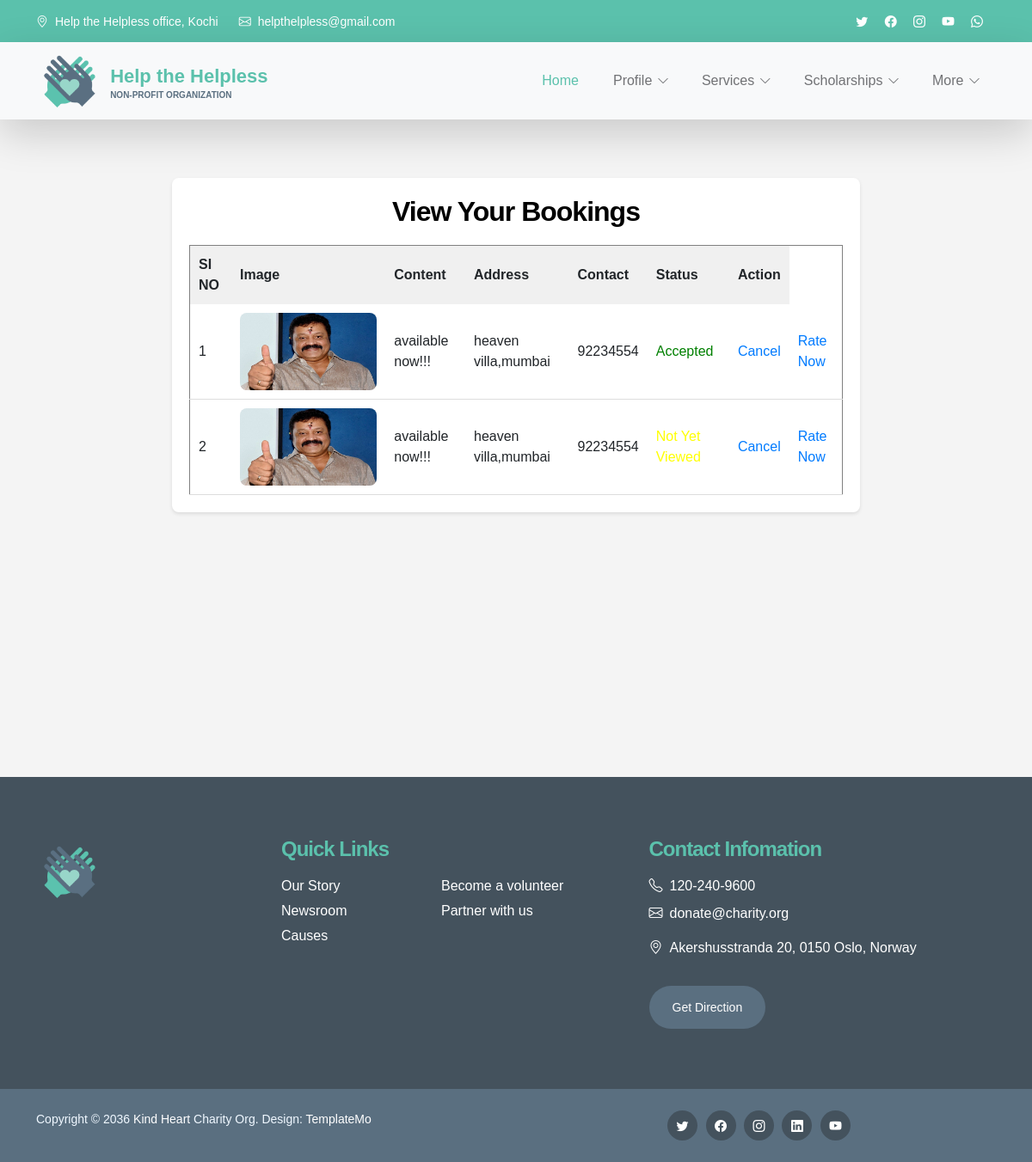
Before: /Organization/mybook/ with the older database file.
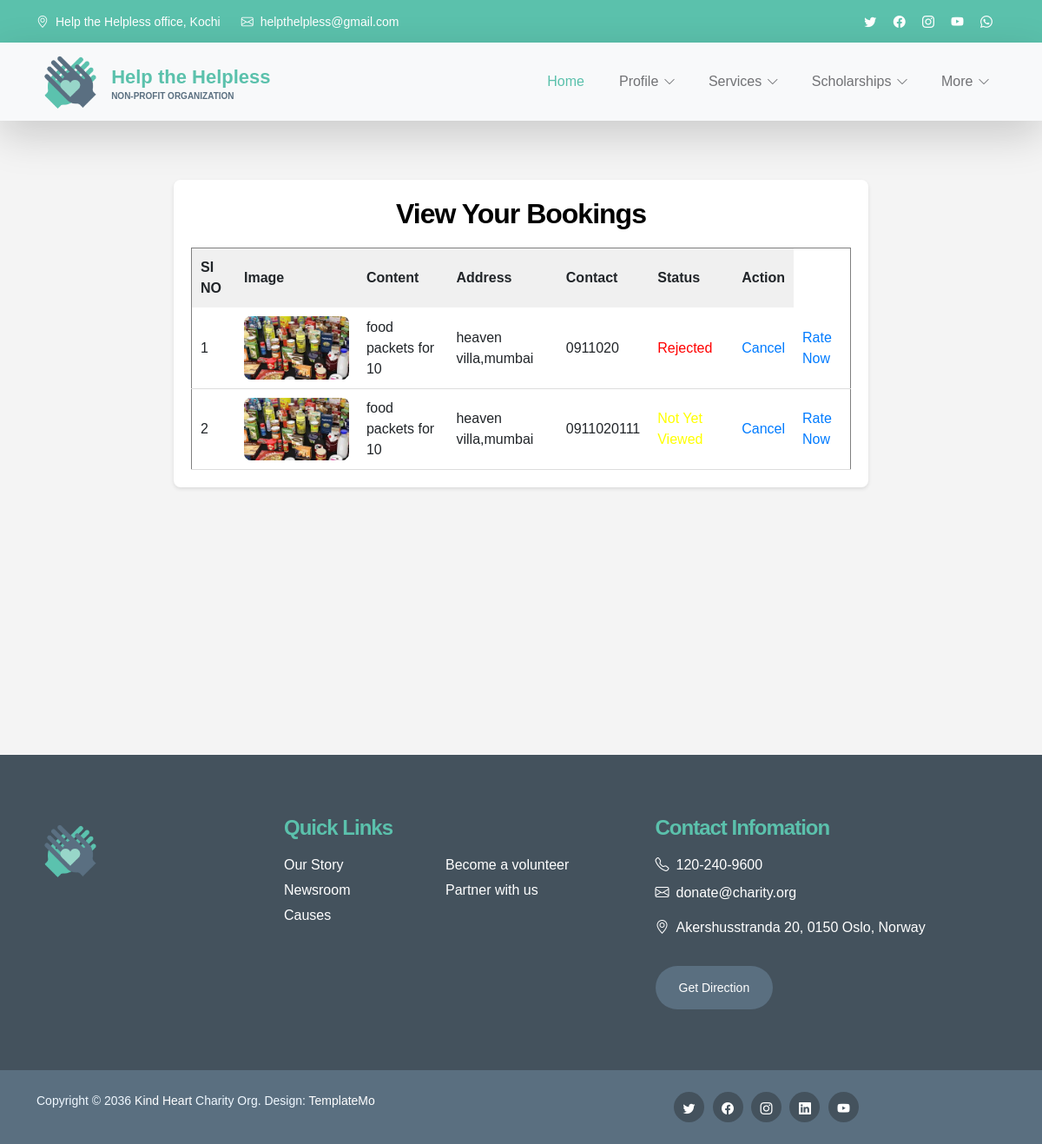
After: the same page with the newer database file.
### Organization/models.py (models this page shows)
class tbl_book(models.Model):
    book_name=models.CharField(max_length=50)
    book_address=models.CharField(max_length=50)
    book_contact=models.CharField(max_length=50)
    post_id=models.ForeignKey(tbl_post,on_delete=models.CASCADE)
    organization_id=models.ForeignKey(tbl_organization,on_delete=models.CASCADE)
    status=models.IntegerField(default=0)

### Helpers/models.py (models this page shows)
class tbl_post(models.Model):
    post_image=models.FileField(upload_to="Post/")
    post_content=models.CharField(max_length=50)
    post_request=models.ForeignKey(tbl_request,on_delete=models.CASCADE)
    helpers=models.ForeignKey(tbl_helper,on_delete=models.CASCADE)

### Organization/views.py (the view)
# urls.py: path('mybook/',views.mybook,name="mybook"),
def mybook(request):
    odata=tbl_book.objects.all()
    return render(request,"Organization/MyBooking.html",{'odata':odata})

### Organization/Templates/Organization/MyBooking.html (shortened to what this page needs)
{% extends 'Organization/header.html' %}
{% load static %}
{% block content %}
<!DOCTYPE html>
<html lang="en">
<head>
</head>
<body style="font-family: Arial, sans-serif; background-color: #f4f4f4; margin: 0; padding: 0;">
    <div style="max-width: 800px; margin: 20px auto; padding: 20px; background-color: #fff; border-radius: 8px; box-shadow: 0 2px 4px rgba(0, 0, 0, 0.1);">
        <h3 style="text-align: center; margin-bottom: 20px;">View Your Bookings</h3>
        <form action="" method="post" enctype="multipart/form-data">
            <table border="1" cellpadding="10" style="width: 100%; border-collapse: collapse;">
                <tr>
                    <th style="padding: 10px; background-color: #f0f0f0; font-weight: bold;">SI NO</th>
                    <th style="padding: 10px; background-color: #f0f0f0; font-weight: bold;">Image</th>
                    <th style="padding: 10px; background-color: #f0f0f0; font-weight: bold;">Content</th>
                    <th style="padding: 10px; background-color: #f0f0f0; font-weight: bold;">Address</th>
                    <th style="padding: 10px; background-color: #f0f0f0; font-weight: bold;">Contact</th>
                    <th style="padding: 10px; background-color: #f0f0f0; font-weight: bold;">Status</th>
                    <th style="padding: 10px; background-color: #f0f0f0; font-weight: bold;">Action</th>
                </tr>
                {% for i in odata %}
                <tr>
                    <td style="padding: 10px; border-bottom: 1px solid #ddd; text-align: left;">{{forloop.counter}}</td>
                    <td style="padding: 10px; border-bottom: 1px solid #ddd; text-align: left;"><img src="{{ i.post_id.post_image.url }}" alt="Image" style="max-width: 100%; height: auto; border-radius: 8px;"></td>
                    <td style="padding: 10px; border-bottom: 1px solid #ddd; text-align: left;">{{i.post_id.post_content}}</td>
                    <td style="padding: 10px; border-bottom: 1px solid #ddd; text-align: left;">{{i.book_address}}</td>
                    <td style="padding: 10px; border-bottom: 1px solid #ddd; text-align: left;">{{i.book_contact}}</td>
                    <td style="padding: 10px; border-bottom: 1px solid #ddd; text-align: left;">
                        {% if i.status == 1 %}
                        <p style="margin: 0; color: green;">Accepted</p>
                        {% elif i.status ==  2 %}
                        <p style="margin: 0; color: red;">Rejected</p>
                        {% else %}
                        <p style="margin: 0; color: yellow;">Not Yet Viewed</p>
                        {% endif %}
                    </td>
                    <td style="padding: 10px; border-bottom: 1px solid #ddd; text-align: left;"><a href="#" style="text-decoration: none; color: #007bff;">Cancel</a></td>
                    <td style="padding: 10px; border-bottom: 1px solid #ddd; text-align: left;"><a href="{% url 'Organization:helperrating' i.post_id.helpers.id %}" style="text-decoration: none; color: #007bff;">Rate Now</a></td>
                </tr>
                {% endfor %}
            </table>
        </form>
    </div>
</body>
</html>
{% endblock content %}

### Organization/Templates/Organization/Header.html (shortened to what this page needs)
{% load static %}
<!doctype html>
<html lang="en">
    <head>
        <link href="{% static 'Main/css/bootstrap.min.css'%}" rel="stylesheet">
        <link href="{% static 'Main/css/bootstrap-icons.css'%}" rel="stylesheet">
        <link href="{% static 'Main/css/templatemo-kind-heart-charity.css'%}" rel="stylesheet">
    </head>
    <body id="section_1">
        <header class="site-header">
            <div class="container">
                <div class="row">
                    <div class="col-lg-8 col-12 d-flex flex-wrap">
                        <p class="d-flex me-4 mb-0">
                            <i class="bi-geo-alt me-2"></i>
                            Help the Helpless office, Kochi
                        </p>
                        <p class="d-flex mb-0">
                            <i class="bi-envelope me-2"></i>
                            <a href="mailto:helpthelpless@gmail.com">
                                helpthelpless@gmail.com
                            </a>
                        </p>
                    </div>
                    <div class="col-lg-3 col-12 ms-auto d-lg-block d-none">
                        <ul class="social-icon">
                            <li class="social-icon-item">
                                <a href="#" class="social-icon-link bi-twitter"></a>
                            </li>
                            <li class="social-icon-item">
                                <a href="#" class="social-icon-link bi-facebook"></a>
                            </li>
                            <li class="social-icon-item">
                                <a href="#" class="social-icon-link bi-instagram"></a>
                            </li>
                            <li class="social-icon-item">
                                <a href="#" class="social-icon-link bi-youtube"></a>
                            </li>
                            <li class="social-icon-item">
                                <a href="#" class="social-icon-link bi-whatsapp"></a>
                            </li>
                        </ul>
                    </div>
                </div>
            </div>
        </header>
        <nav class="navbar navbar-expand-lg bg-light shadow-lg">
            <div class="container">
                <a class="navbar-brand" href="{% url 'Organization:Homepage' %}">
                    <img src="{% static 'Main/images/logo.png'%}" class="logo img-fluid" alt="Help the Helpless">
                    <span>
                        Help the Helpless
                        <small>Non-profit Organization</small>
                    </span>
                </a>
                <div class="collapse navbar-collapse" id="navbarNav">
                    <ul class="navbar-nav ms-auto">
                        <li class="nav-item">
                            <a class="nav-link click-scroll" href="{% url 'Organization:Homepage' %}">Home</a>
                        </li>
                        <li class="nav-item dropdown">
                            <a class="nav-link click-scroll dropdown-toggle" href="#section_5" id="navbarLightDropdownMenuLink" role="button" data-bs-toggle="dropdown" aria-expanded="false">Profile</a>
                        </li>
                        <li class="nav-item dropdown">
                            <a class="nav-link click-scroll dropdown-toggle" href="#section_5" id="navbarLightDropdownMenuLink" role="button" data-bs-toggle="dropdown" aria-expanded="false">Services</a>
                        </li>
                        <li class="nav-item dropdown">
                            <a class="nav-link click-scroll dropdown-toggle" href="#section_5" id="navbarLightDropdownMenuLink" role="button" data-bs-toggle="dropdown" aria-expanded="false">Scholarships</a>
                        </li>
                        <li class="nav-item dropdown">
                            <a class="nav-link click-scroll dropdown-toggle" href="#section_5" id="navbarLightDropdownMenuLink" role="button" data-bs-toggle="dropdown" aria-expanded="false">More</a>
                        </li>
                    </ul>
                </div>
            </div>
        </nav>
        <br><br>
{% block content %}
{% endblock content %}
<br><br><br><br><br><br><br><br><br><br><br><br>
<footer class="site-footer">
    <div class="container">
        <div class="row">
            <div class="col-lg-3 col-12 mb-4">
                <img src="images/logo.png" class="logo img-fluid" alt="">
            </div>
            <div class="col-lg-4 col-md-6 col-12 mb-4">
                <h5 class="site-footer-title mb-3">Quick Links</h5>
                <ul class="footer-menu">
                    <li class="footer-menu-item"><a href="#" class="footer-menu-link">Our Story</a></li>
                    <li class="footer-menu-item"><a href="#" class="footer-menu-link">Newsroom</a></li>
                    <li class="footer-menu-item"><a href="#" class="footer-menu-link">Causes</a></li>
                    <li class="footer-menu-item"><a href="#" class="footer-menu-link">Become a volunteer</a></li>
                    <li class="footer-menu-item"><a href="#" class="footer-menu-link">Partner with us</a></li>
                </ul>
            </div>
            <div class="col-lg-4 col-md-6 col-12 mx-auto">
                <h5 class="site-footer-title mb-3">Contact Infomation</h5>
                <p class="text-white d-flex mb-2">
                    <i class="bi-telephone me-2"></i>
                    <a href="tel: 120-240-9600" class="site-footer-link">
                        120-240-9600
                    </a>
                </p>
                <p class="text-white d-flex">
                    <i class="bi-envelope me-2"></i>
                    <a href="mailto:info@yourgmail.com" class="site-footer-link">
                        donate@charity.org
                    </a>
                </p>
                <p class="text-white d-flex mt-3">
                    <i class="bi-geo-alt me-2"></i>
                    Akershusstranda 20, 0150 Oslo, Norway
                </p>
                <a href="#" class="custom-btn btn mt-3">Get Direction</a>
            </div>
        </div>
    </div>
    <div class="site-footer-bottom">
        <div class="container">
            <div class="row">
                <div class="col-lg-6 col-md-7 col-12">
                    <p class="copyright-text mb-0">Copyright © 2036 <a href="#">Kind Heart</a> Charity Org.
                    Design: <a href="https://templatemo.com" target="_blank">TemplateMo</a></p>
                </div>
                <div class="col-lg-6 col-md-5 col-12 d-flex justify-content-center align-items-center mx-auto">
                    <ul class="social-icon">
                        <li class="social-icon-item">
                            <a href="#" class="social-icon-link bi-twitter"></a>
                        </li>
                        <li class="social-icon-item">
                            <a href="#" class="social-icon-link bi-facebook"></a>
                        </li>
                        <li class="social-icon-item">
                            <a href="#" class="social-icon-link bi-instagram"></a>
                        </li>
                        <li class="social-icon-item">
                            <a href="#" class="social-icon-link bi-linkedin"></a>
                        </li>
                        <li class="social-icon-item">
                            <a href="https://youtube.com/templatemo" class="social-icon-link bi-youtube"></a>
                        </li>
                    </ul>
                </div>
            </div>
        </div>
    </div>
</footer>
</body>
</html>

Changed rows visible on the page:
removed tbl_book: post_id.post_image (picture), post_id.post_content "available now!!!", book_address "heaven villa,mumbai", book_contact "92234554", status "Accepted"
removed tbl_book: post_id.post_image (picture), post_id.post_content "available now!!!", book_address "heaven villa,mumbai", book_contact "92234554", status "Not Yet Viewed"
added tbl_book: post_id.post_image (picture), post_id.post_content "food packets for 10", book_address "heaven villa,mumbai", book_contact "0911020", status "Rejected"
added tbl_book: post_id.post_image (picture), post_id.post_content "food packets for 10", book_address "heaven villa,mumbai", book_contact "0911020111", status "Not Yet Viewed"
